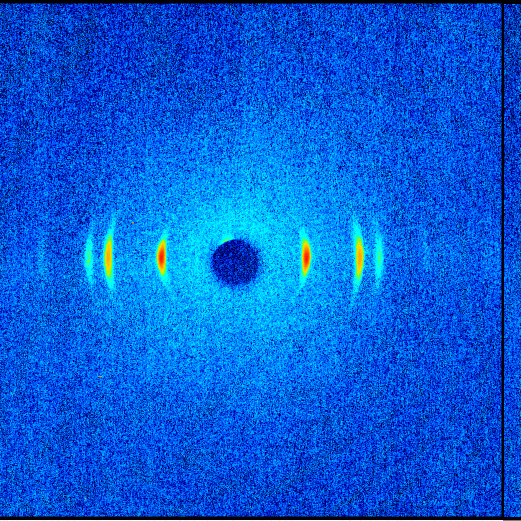
#> input picture LLC_Membranes/analysis/2D-SAXS.png, 1042 x 1042 px, found by its file name (shown at 1/2 size)
$ python 2DSAXS.py
#> lines starting #> are read from the running program, lines starting #| are printed output that depends on the picture
#!/usr/bin/env python

from PIL import Image
import matplotlib.pyplot as plt
import numpy as np

im = Image.open("2D-SAXS.png")  # open the image
#> im is the input picture: PIL image 1042x1042 RGB; mean R, G, B 2.3, 93.1, 216.1

box = (0, 0, 1024, 1024)  # crop out the 2D soft confinement WAXS - this needs to be square
#box = (0, 0, 1042, 1042)  # crop out the 2D soft confinement WAXS - this needs to be square

region = im.crop(box).convert('L')  # convert to grayscale
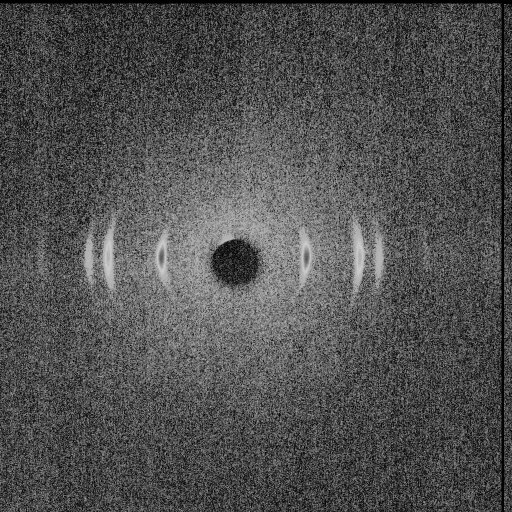
#> region: PIL image 1024x1024 L (shown at 1/2 size); min 2, max 206, mean 80.6
pix = region.load()  # get the pixel values

region2 = im.crop(box)  # keep it in RGBA format
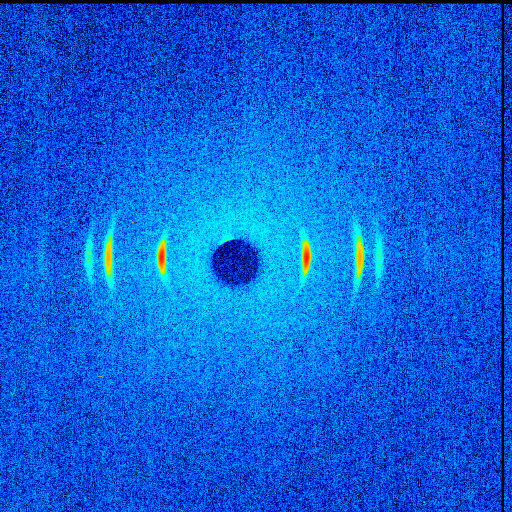
#> region2: PIL image 1024x1024 RGB (shown at 1/2 size); mean R, G, B 1.9, 94.1, 217.8
pix2 = region2.load()  # get color pixel values

pixels = np.zeros(region.size)  # convert pix to a numpy array
pixels = np.zeros([pixels.shape[1], pixels.shape[0]])
pixels2 = np.zeros(pixels.shape)

for i in range(pixels.shape[0]):
    for j in range(pixels.shape[1]):
        pixels[i, j] = pix[j, i]
        # pixels2[i, j] = rgb2gray(pix2[j, i])

# Imin, Imax = bounds(pixels)
cmap = 'jet'
interp = 'gaussian'
plt.figure()
im1 = plt.imshow(pixels, cmap=cmap, interpolation=interp) #, vmin=Imin, vmax=Imax)
plt.show()
exit()
#> (the program exits here)
